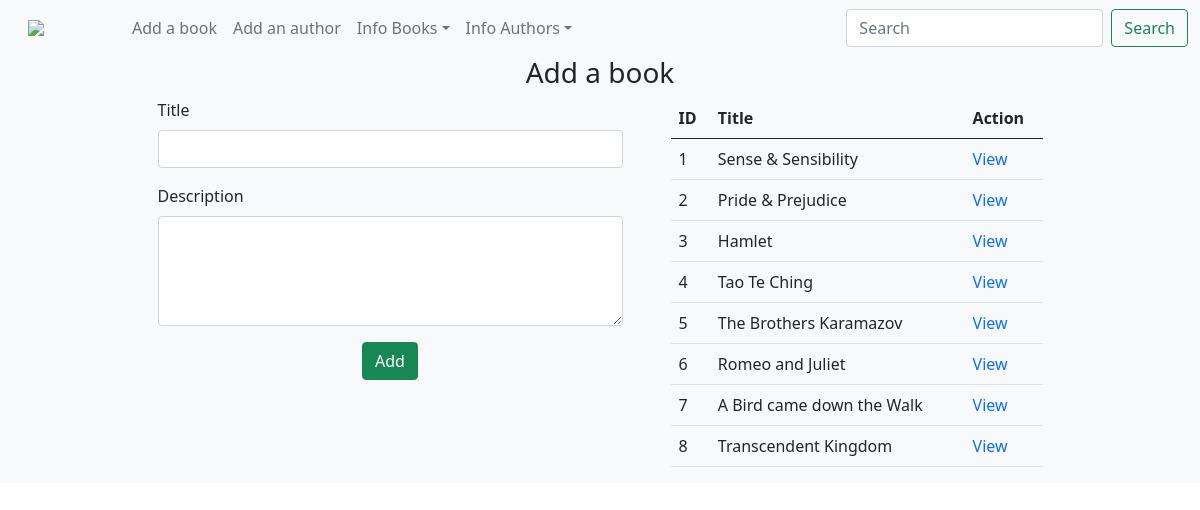
The page / on the database its author committed.
### books_authors_app/models.py (models this page shows, shortened)
class Book(models.Model):
    title = models.CharField(max_length=255)
    desc = models.TextField()
    created_at = models.DateTimeField(auto_now_add=True)
    updated_at = models.DateTimeField(auto_now=True)

### books_authors_app/views.py (the view)
# urls.py: 2. Add a URL to urlpatterns:  path('', views.home, name='home')
def home(request):
    context = {
        'books': Book.objects.all(),
    }
    return render(request, "books_authors_app/books.html", context)

### books_authors_app/templates/books_authors_app/books.html (shortened to what this page needs)
{% extends "books_authors_app/base.html" %}
{% block subtitle %}Add a book{% endblock %}
{% block content %}
<div class="container d-flex justify-content-center">
    <div class="col-5">
       <form action="/addbook" method="POST">
            <div class="mb-3">
                <label for="title" class="form-label">Title</label>
                <input class="form-control" name="title" id="title" type="text">
            </div>
            <div class="mb-3">
                <label for="desc" class="form-label">Description</label>
                <textarea class="form-control" name="desc" id="desc" type="text" rows="4"></textarea>
            </div>
            <div class="mb-3 container d-flex justify-content-center">
                <input class="btn btn-success" value="Add" type="submit">
            </div>
       </form>
    </div>
    <div class="col-4 ms-5">
        <table class="table table-hover">
            <thead>
                <th>ID</th>
                <th>Title</th>
                <th>Action</th>
            </thead>
            <tbody>
                {% for book in books %}
                <tr>
                    <td>{{book.id}}</td>
                    <td>{{book.title}}</td>
                    <td><a class="text-decoration-none" href="/books/{{book.id}}">View</a></td>
                </tr>
                {% endfor %}
            </tbody>
        </table>
    </div>
</div>
{% endblock %}

### books_authors_app/templates/books_authors_app/base.html (shortened to what this page needs)
{% load static %}
<!DOCTYPE html>
<html lang="es-CL">
<head>
    <link href="https://cdn.jsdelivr.net/npm/bootstrap@5.0.1/dist/css/bootstrap.min.css" rel="stylesheet">
    <link rel="stylesheet" href="{% static 'books_authors_app/css/styles.css' %}">
</head>
<body>
    <div class="wrapper">
        <nav class="navbar navbar-expand-lg navbar-light bg-light">
            <div class="container-fluid">
                    <img class="img-nav" src="{% static 'books_authors_app/img/books.jpg' %}">
                <div class="collapse navbar-collapse" id="navbarSupportedContent">
                    <ul class="navbar-nav me-auto mb-2 mb-lg-0">
                        <li class="nav-item"><a class="nav-link" href="{% url 'home' %}"></a></li>
                        <li class="nav-item"><a class="nav-link" href="{% url 'home' %}">Add a book</a></li>
                        <li class="nav-item"><a class="nav-link" href="{% url 'authors' %}">Add an author</a></li>
                        <li class="nav-item dropdown"><a class="nav-link dropdown-toggle" href="#" id="navbarDropdown" role="button" data-bs-toggle="dropdown" aria-expanded="false">Info Books</a>
                        </li>
                        <li class="nav-item dropdown"><a class="nav-link dropdown-toggle" href="#" id="navbarDropdown" role="button" data-bs-toggle="dropdown" aria-expanded="false">Info Authors</a>
                        </li>
                        <li class="nav-item"><a class="nav-link disabled" href="#" tabindex="-1" aria-disabled="true"></a></li>
                    </ul>
                    <form class="d-flex">
                        <input class="form-control me-2" type="search" placeholder="Search" aria-label="Search">
                        <button class="btn btn-outline-success" type="submit">Search</button>
                    </form>
                </div>
            </div>
        </nav>
        <div class="container-fluid p-0 bg-light">
            <h3 class="text-center">{% block subtitle %}{% endblock %}</h3>
            {% block content %}{% endblock %}
        </div>
    </div>
</body>
</html>

### books_authors_app/static/books_authors_app/css/styles.css (style rules this page uses)
.img-nav { width: 80px; height: auto; }

### rows shown on the page
Book: id "1", title "Sense & Sensibility"
Book: id "2", title "Pride & Prejudice"
Book: id "3", title "Hamlet"
Book: id "4", title "Tao Te Ching"
Book: id "5", title "The Brothers Karamazov"
Book: id "6", title "Romeo and Juliet"
Book: id "7", title "A Bird came down the Walk"
Book: id "8", title "Transcendent Kingdom"
